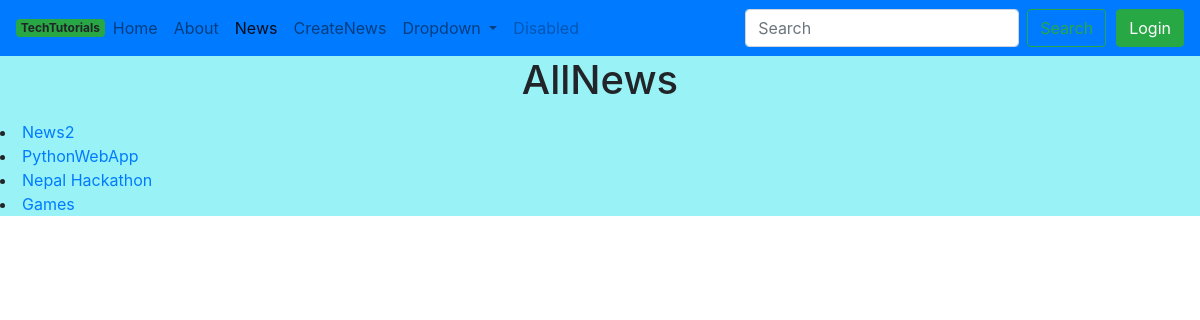
The page /news/ on the database as committed earlier.
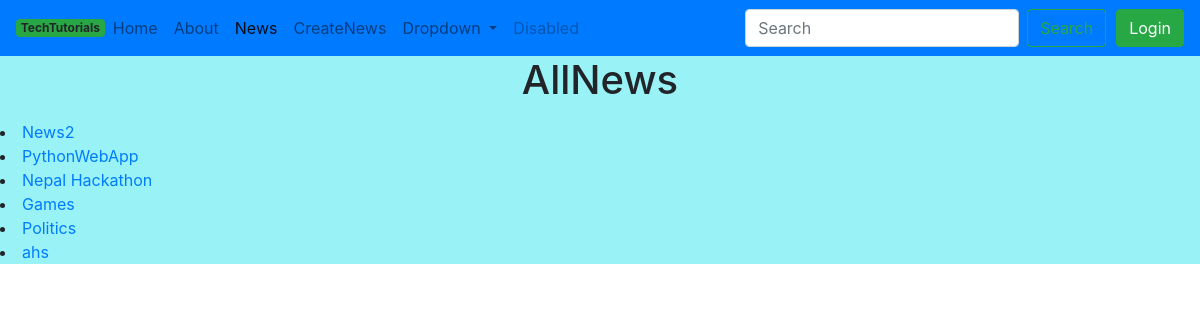
The same page on the database as committed later.
### everestapp/models.py (models this page shows, shortened)
class TimeStamp(models.Model):
    created_at=models.DateTimeField(auto_now_add=True)
    updted_at=models.DateTimeField(auto_now=True, null=True, blank=True)
    class Meta:
        abstract=True

class News(TimeStamp):
    title=models.CharField(max_length=200)
    category=models.ForeignKey(
        Category, on_delete=models.CASCADE, related_name='allnews')
    content=models.TextField(null=True, blank=True)
    image=models.ImageField(upload_to='news/')
    author=models.ForeignKey(User, on_delete=models.CASCADE)
    viewed=models.PositiveIntegerField(default=1)
    class Newsdetail(TimeStamp):
        title=models.CharField(max_length=200)
        viewed=models.PositiveIntegerField(default=1)

### everestapp/views.py (the view)
# urls.py: path("news/", ClientNewsView.as_view(), name="clientnews"),
class ClientNewsView(ListView):
    template_name="clientnews.html"
    model= News
    context_object_name="news"

### templates/clientnews.html (shortened to what this page needs)
{% extends 'clientbase.html' %}
{% block news %}active{% endblock %}
{% block content %}
<blockquote class="blockquote text-center">
    <p class="mb-0">
        <h1 class="display-6">AllNews</h1>
    </p>
  </blockquote>
<ui>
    {% for c in news %}
    <li><a href="/news/{{c.id}}/detail/">{{c.title}}</a></li>
    {% endfor %}
</ui>
{% endblock %}

Rows that differ between the two databases and show on the page:
added News: title "Politics"
added News: title "ahs"
